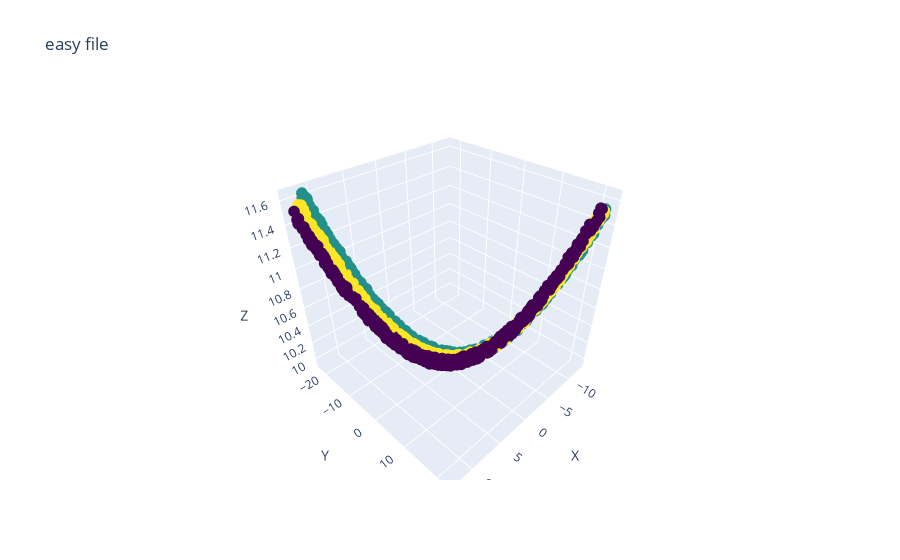
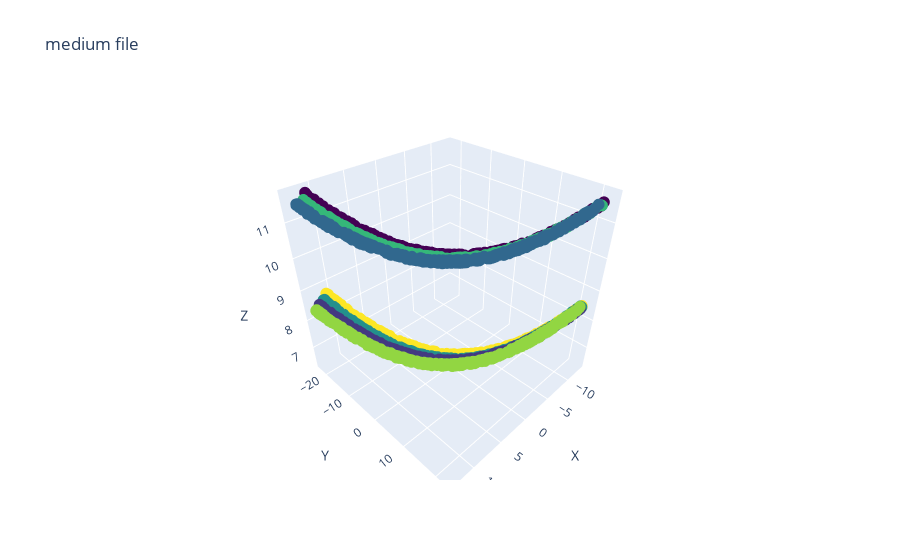
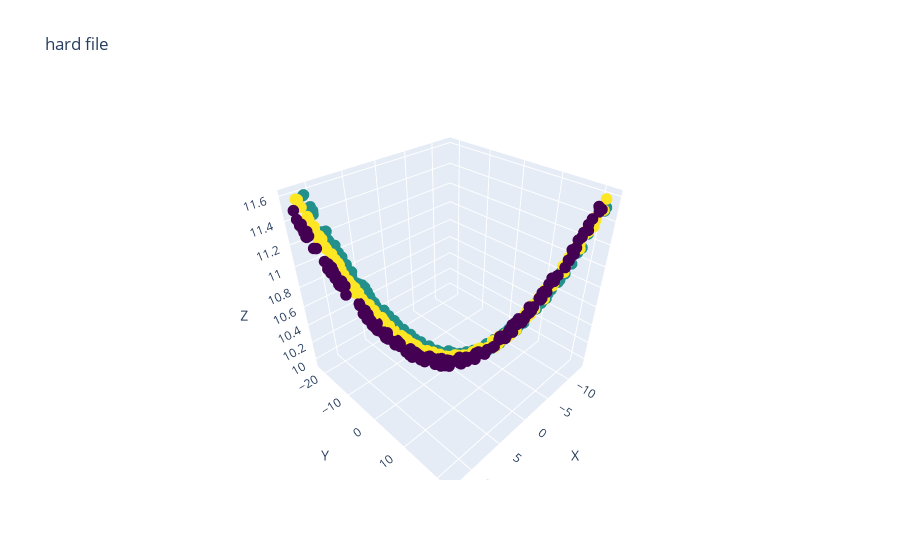
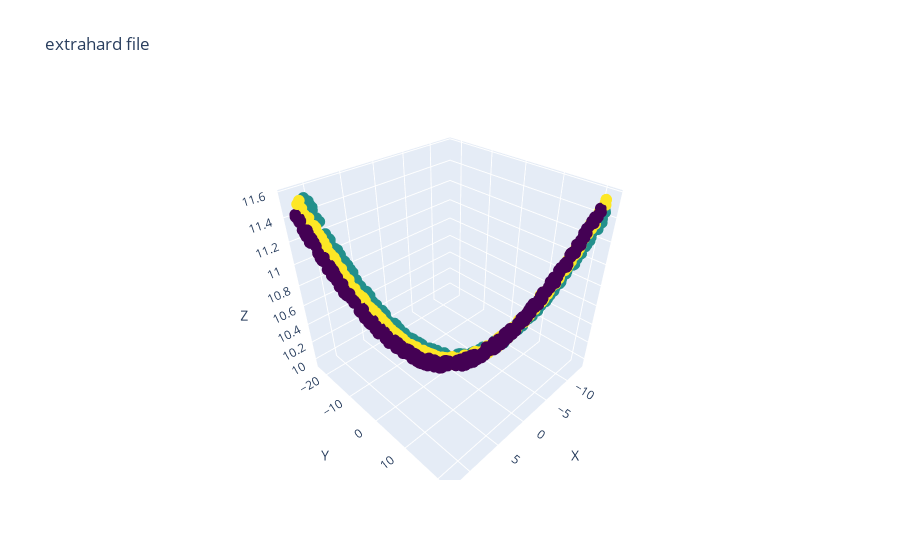

Write notebook code for charts like these, in order.
### Code cell
### We visualize result

i = 0
for df in list_df:
    x = df['x']
    y = df['y']
    z = df['z']
    color = df['cluster']
    fig = go.Figure()
    scatter_trace = go.Scatter3d(x = x, y = y, z = z, mode = 'markers', marker = dict(size = 4, color = color, colorscale = 'Viridis'))
    fig.add_trace(scatter_trace)
    fig.update_layout(scene = dict(xaxis_title = 'X', yaxis_title = 'Y', zaxis_title = 'Z'),
                      title = f"{list_difficulty[i]} file")
    fig.show()
    i += 1

### Figure 1 — Plotly figure (JSON) as saved in the notebook; plotly's stock layout.template omitted (floating-point values rounded to 4 significant figures; data arrays with more than 128 entries replaced by an {"elided": "..."} marker saying what was removed)
{"data": [{"marker": {"color": {"elided": "1502 int values"}, "colorscale": [[0, "#440154"], [0.1111, "#482878"], [0.2222, "#3e4989"], [0.3333, "#31688e"], [0.4444, "#26828e"], [0.5556, "#1f9e89"], [0.6667, "#35b779"], [0.7778, "#6ece58"], [0.8889, "#b5de2b"], [1, "#fde725"]], "size": 4}, "mode": "markers", "type": "scatter3d", "x": {"elided": "1502 float values"}, "y": {"elided": "1502 float values"}, "z": {"elided": "1502 float values"}}], "layout": {"scene": {"xaxis": {"title": {"text": "X"}}, "yaxis": {"title": {"text": "Y"}}, "zaxis": {"title": {"text": "Z"}}}, "title": {"text": "easy file"}}}

### Figure 2 — Plotly figure (JSON) as saved in the notebook; plotly's stock layout.template omitted (floating-point values rounded to 4 significant figures; data arrays with more than 128 entries replaced by an {"elided": "..."} marker saying what was removed)
{"data": [{"marker": {"color": {"elided": "2803 int values"}, "colorscale": [[0, "#440154"], [0.1111, "#482878"], [0.2222, "#3e4989"], [0.3333, "#31688e"], [0.4444, "#26828e"], [0.5556, "#1f9e89"], [0.6667, "#35b779"], [0.7778, "#6ece58"], [0.8889, "#b5de2b"], [1, "#fde725"]], "size": 4}, "mode": "markers", "type": "scatter3d", "x": {"elided": "2803 float values"}, "y": {"elided": "2803 float values"}, "z": {"elided": "2803 float values"}}], "layout": {"scene": {"xaxis": {"title": {"text": "X"}}, "yaxis": {"title": {"text": "Y"}}, "zaxis": {"title": {"text": "Z"}}}, "title": {"text": "medium file"}}}

### Figure 3 — Plotly figure (JSON) as saved in the notebook; plotly's stock layout.template omitted (floating-point values rounded to 4 significant figures; data arrays with more than 128 entries replaced by an {"elided": "..."} marker saying what was removed)
{"data": [{"marker": {"color": {"elided": "601 int values"}, "colorscale": [[0, "#440154"], [0.1111, "#482878"], [0.2222, "#3e4989"], [0.3333, "#31688e"], [0.4444, "#26828e"], [0.5556, "#1f9e89"], [0.6667, "#35b779"], [0.7778, "#6ece58"], [0.8889, "#b5de2b"], [1, "#fde725"]], "size": 4}, "mode": "markers", "type": "scatter3d", "x": {"elided": "601 float values"}, "y": {"elided": "601 float values"}, "z": {"elided": "601 float values"}}], "layout": {"scene": {"xaxis": {"title": {"text": "X"}}, "yaxis": {"title": {"text": "Y"}}, "zaxis": {"title": {"text": "Z"}}}, "title": {"text": "hard file"}}}

### Figure 4 — Plotly figure (JSON) as saved in the notebook; plotly's stock layout.template omitted (floating-point values rounded to 4 significant figures; data arrays with more than 128 entries replaced by an {"elided": "..."} marker saying what was removed)
{"data": [{"marker": {"color": {"elided": "1201 int values"}, "colorscale": [[0, "#440154"], [0.1111, "#482878"], [0.2222, "#3e4989"], [0.3333, "#31688e"], [0.4444, "#26828e"], [0.5556, "#1f9e89"], [0.6667, "#35b779"], [0.7778, "#6ece58"], [0.8889, "#b5de2b"], [1, "#fde725"]], "size": 4}, "mode": "markers", "type": "scatter3d", "x": {"elided": "1201 float values"}, "y": {"elided": "1201 float values"}, "z": {"elided": "1201 float values"}}], "layout": {"scene": {"xaxis": {"title": {"text": "X"}}, "yaxis": {"title": {"text": "Y"}}, "zaxis": {"title": {"text": "Z"}}}, "title": {"text": "extrahard file"}}}
